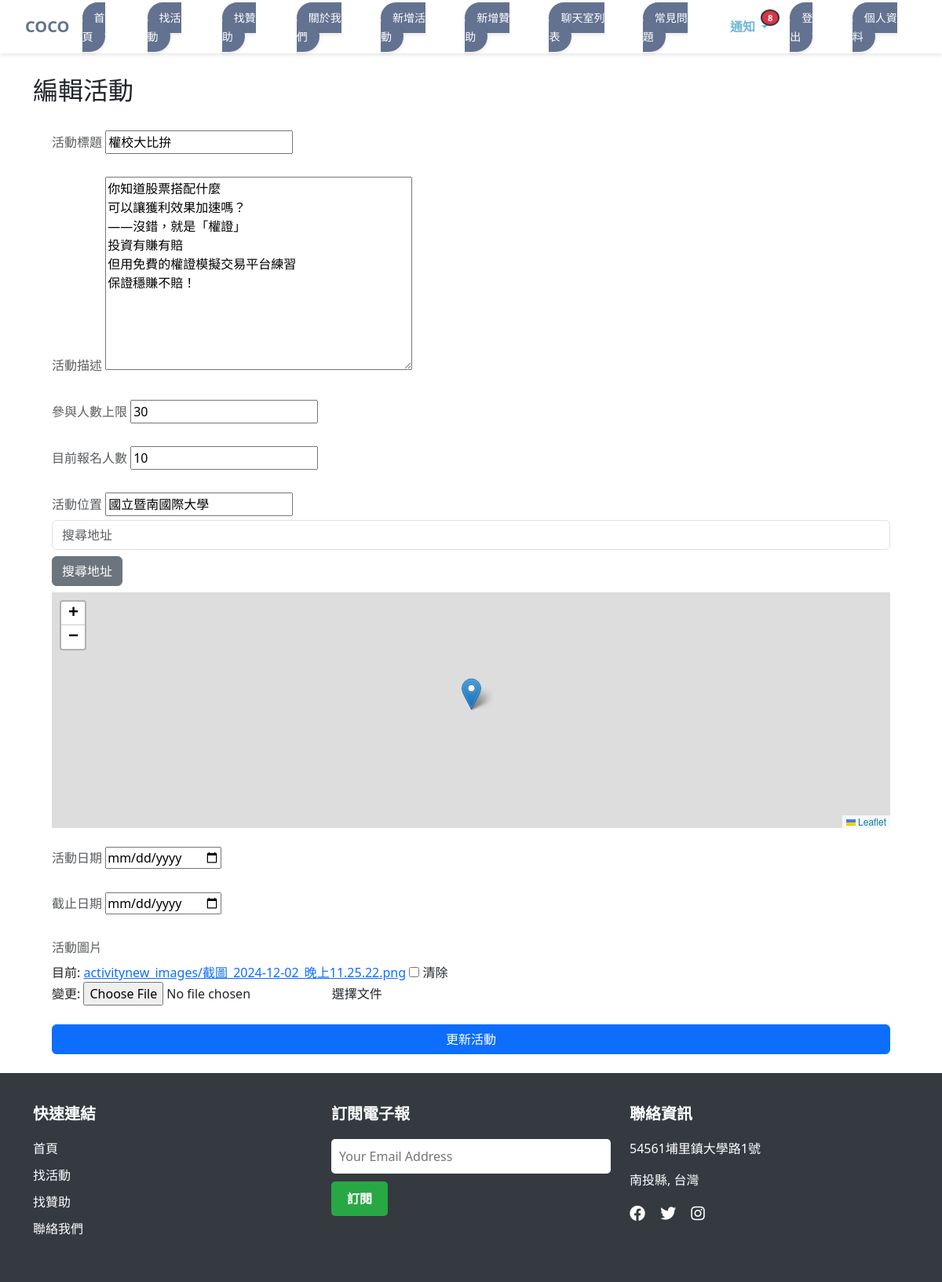
The page /activity/24/edit/ (signed in) on the database its author committed.
### events/models.py (models this page shows, shortened)
class Activitynew(models.Model):
    title = models.CharField(max_length=200)           # 活動名稱
    description = models.TextField()                   # 活動描述
    max_participants = models.IntegerField(null=True, blank=True)   #參與人數上限
    current_participants = models.IntegerField(null=True, blank=True)   #目前報名人數
    location = models.CharField(max_length=255, verbose_name="活動地點")
    latitude = models.FloatField(null=True, blank=True, verbose_name="緯度")
    longitude = models.FloatField(null=True, blank=True, verbose_name="經度")
    date = models.DateField()                          # 活動日期
    registration_deadline = models.DateField(null=True, blank=True) #活動截止日期
    image = models.ImageField(upload_to='activitynew_images/', blank=True, null=True,default=None)  # 活動圖片
    date_posted = models.DateTimeField(default=timezone.now)  # 活動發布日期
    check_status = models.BooleanField(default=False) # 審核狀態
    is_closed = models.BooleanField(default=False)  # 用於標記活動是否已結案
    result_photo = models.ImageField(upload_to='result_photos/', blank=True, null=True,default=None)
    is_active = models.BooleanField(default=True)
    organizer = models.ForeignKey(
        settings.AUTH_USER_MODEL,
        on_delete=models.CASCADE,
        related_name='organized_activities',
        null=True,
        blank=True
    )

### events/views.py (the view)
# urls.py: path('activity/<int:activity_id>/edit/', views.edit_activity, name='edit_activity'),
@login_required
def edit_activity(request, activity_id):
    activity = get_object_or_404(Activitynew, id=activity_id)
    if request.user != activity.organizer:
        messages.error(request, '您沒有權限編輯此活動')
        return redirect('activity_detail', activity_id=activity.id)
    if request.method == 'POST':
        form = ActivityForm(request.POST, request.FILES, instance=activity)
        if form.is_valid():
            form.save()
            messages.success(request, '活動已成功更新')
            return redirect('activity_detail', activity_id=activity.id)
    else:
        form = ActivityForm(instance=activity)
    return render(request, 'events/edit_activity.html', {'form': form, 'activity': activity})

### events/forms.py
class ActivityForm(forms.ModelForm):
    class Meta:
        model = Activitynew
        fields = ['title', 'description','max_participants','current_participants', 'location', 'date','registration_deadline', 'image','latitude', 'longitude']
        widgets = {
            'date': forms.DateInput(attrs={'type': 'date'}),
            'registration_deadline':forms.DateInput(attrs={'type': 'date'}),
            'latitude': forms.HiddenInput(),
            'longitude': forms.HiddenInput(),
        }
        labels = {
            'title': '活動標題',
            'description': '活動描述',
            'max_participants':'參與人數上限',
            'current_participants':'目前報名人數',
            'location': '活動位置',
            'date': '活動日期',
            'registration_deadline': '截止日期',
            'image': '活動圖片',
        }

### events/context_processors.py (called while the page is built)
def notifications(request):
    if request.user.is_authenticated:
        notifications = Notification.objects.filter(user=request.user).order_by('-created_at')
        unread_count = notifications.filter(is_read=False).count()
        return {
            'notifications': notifications[:5],  # 只在這裡進行切片
            'unread_notifications_count': unread_count
        }
    return {}

### events/templates/events/edit_activity.html (shortened to what this page needs)
{% extends 'base.html' %}
{% load static %}
{% block content %}
<div class="container mt-5">
    <h2>編輯活動</h2>
    <form method="post" enctype="multipart/form-data" class="needs-validation p-4" novalidate>
        {% for field in form %}
            <div class="form-group mb-4">
                {% if field.name != 'latitude' and field.name != 'longitude' %}
                    <label for="{{ field.id_for_label }}" class="form-label text-muted">{{ field.label }}</label>
                    {% if field.name == 'location' %}
                        {{ field }}
                        <input type="text" id="address" class="form-control mb-2" placeholder="搜尋地址">
                        <button type="button" class="btn btn-secondary mb-2" onclick="geocode()">搜尋地址</button>
                        <div id="map" style="height: 300px;" class="mb-2"></div>
                    {% elif field.field.widget.input_type == 'file' %}
                        <div class="custom-file">
                            {{ field }}
                            <label class="custom-file-label" for="{{ field.id_for_label }}">選擇文件</label>
                        </div>
                    {% else %}
                        {{ field }}
                    {% endif %}
                {% else %}
                    {{ field }}
                {% endif %}
            </div>
        {% endfor %}
        <button type="submit" class="btn btn-primary w-100">更新活動</button>
    </form>
</div>
{% endblock %}

### events/static/css/styles.css (style rules this page uses)
body { padding-top: 3rem; padding-bottom: 3rem; color: rgb(var(--bs-tertiary-color-rgb)); }

### events/templates/base.html (style rules this page uses)
html, body { height: 100%; margin: 0; display: flex; flex-direction: column; }

### rows shown on the page
Activitynew: form "權校大比拚" "你知道股票搭配什麼 可以讓獲利效果加速嗎？ ――沒錯，就是「權證」 投資有賺有賠 但用免費的權證模擬交易平台練習 保證穩賺不賠！" "30" "10", form "國立暨南國際大學"

### other values the page prints
{{ unread_notifications_count }} "8"
{{ field.label }} "活動標題" "活動描述" "參與人數上限" "目前報名人數" "活動位置" "活動日期" "截止日期" "活動圖片"
